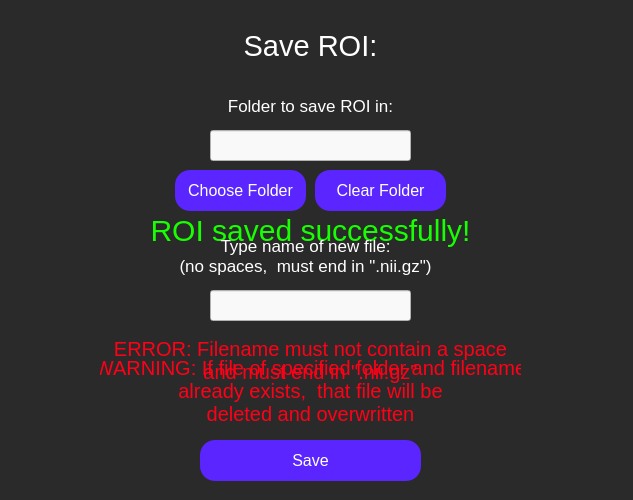
<?xml version="1.0" encoding="UTF-8"?>
<ui version="4.0">
 <class>saveRoi</class>
 <widget class="QWidget" name="saveRoi">
  <property name="geometry">
   <rect>
    <x>0</x>
    <y>0</y>
    <width>633</width>
    <height>500</height>
   </rect>
  </property>
  <property name="windowTitle">
   <string>Save Region Of Interest (ROI)</string>
  </property>
  <property name="styleSheet">
   <string notr="true">QWidget {
	background-color: rgb(42, 42, 42);
}</string>
  </property>
  <widget class="QLabel" name="saveRoiLabel">
   <property name="geometry">
    <rect>
     <x>210</x>
     <y>-20</y>
     <width>201</width>
     <height>131</height>
    </rect>
   </property>
   <property name="styleSheet">
    <string notr="true">QLabel {
	font-size: 29px;
	color: rgb(255, 255, 255);
	background-color: rgba(255, 255, 255, 0);
}</string>
   </property>
   <property name="text">
    <string>Save ROI:</string>
   </property>
   <property name="textFormat">
    <enum>Qt::AutoText</enum>
   </property>
   <property name="scaledContents">
    <bool>false</bool>
   </property>
   <property name="alignment">
    <set>Qt::AlignCenter</set>
   </property>
   <property name="wordWrap">
    <bool>true</bool>
   </property>
  </widget>
  <widget class="QLabel" name="roiFolderPathLabel">
   <property name="geometry">
    <rect>
     <x>210</x>
     <y>80</y>
     <width>201</width>
     <height>51</height>
    </rect>
   </property>
   <property name="styleSheet">
    <string notr="true">QLabel {
	background-color: rgba(255, 255, 255, 0);
	color: white;
	font-size: 17px;
}</string>
   </property>
   <property name="text">
    <string>Folder to save ROI in:</string>
   </property>
   <property name="alignment">
    <set>Qt::AlignCenter</set>
   </property>
   <property name="textInteractionFlags">
    <set>Qt::NoTextInteraction</set>
   </property>
  </widget>
  <widget class="QLineEdit" name="newFolderPathInput">
   <property name="geometry">
    <rect>
     <x>210</x>
     <y>130</y>
     <width>201</width>
     <height>31</height>
    </rect>
   </property>
   <property name="styleSheet">
    <string notr="true">QLineEdit {
	background-color: rgb(249, 249, 249);
	color: black;
}</string>
   </property>
  </widget>
  <widget class="QPushButton" name="chooseFolderButton">
   <property name="geometry">
    <rect>
     <x>175</x>
     <y>170</y>
     <width>131</width>
     <height>41</height>
    </rect>
   </property>
   <property name="styleSheet">
    <string notr="true">QPushButton {
	color: white;
	font-size: 16px;
	background: rgb(90, 37, 255);
	border-radius: 15px;
}</string>
   </property>
   <property name="text">
    <string>Choose Folder</string>
   </property>
  </widget>
  <widget class="QPushButton" name="clearFolderButton">
   <property name="geometry">
    <rect>
     <x>315</x>
     <y>170</y>
     <width>131</width>
     <height>41</height>
    </rect>
   </property>
   <property name="styleSheet">
    <string notr="true">QPushButton {
	color: white;
	font-size: 16px;
	background: rgb(90, 37, 255);
	border-radius: 15px;
}</string>
   </property>
   <property name="text">
    <string>Clear Folder</string>
   </property>
  </widget>
  <widget class="QPushButton" name="saveRoiButton">
   <property name="geometry">
    <rect>
     <x>200</x>
     <y>440</y>
     <width>221</width>
     <height>41</height>
    </rect>
   </property>
   <property name="styleSheet">
    <string notr="true">QPushButton {
	color: white;
	font-size: 16px;
	background: rgb(90, 37, 255);
	border-radius: 15px;
}</string>
   </property>
   <property name="text">
    <string>Save</string>
   </property>
  </widget>
  <widget class="QLabel" name="dataSavedSuccessfullyLabel">
   <property name="geometry">
    <rect>
     <x>100</x>
     <y>190</y>
     <width>421</width>
     <height>81</height>
    </rect>
   </property>
   <property name="styleSheet">
    <string notr="true">QLabel {
	color: rgb(23, 255, 0);
	font-size: 30px;
	background-color: rgba(255, 255, 255, 0);
}</string>
   </property>
   <property name="text">
    <string>ROI saved successfully!</string>
   </property>
   <property name="alignment">
    <set>Qt::AlignCenter</set>
   </property>
  </widget>
  <widget class="QLabel" name="newFileNameLabel">
   <property name="geometry">
    <rect>
     <x>170</x>
     <y>230</y>
     <width>271</width>
     <height>51</height>
    </rect>
   </property>
   <property name="styleSheet">
    <string notr="true">QLabel {
	background-color: rgba(255, 255, 255, 0);
	color: white;
	font-size: 17px;
}</string>
   </property>
   <property name="text">
    <string>Type name of new file:
(no spaces,  must end in &quot;.nii.gz&quot;)</string>
   </property>
   <property name="alignment">
    <set>Qt::AlignCenter</set>
   </property>
   <property name="textInteractionFlags">
    <set>Qt::NoTextInteraction</set>
   </property>
  </widget>
  <widget class="QLineEdit" name="newFileNameInput">
   <property name="geometry">
    <rect>
     <x>210</x>
     <y>290</y>
     <width>201</width>
     <height>31</height>
    </rect>
   </property>
   <property name="styleSheet">
    <string notr="true">QLineEdit {
	background-color: rgb(249, 249, 249);
	color: black;
}</string>
   </property>
   <property name="alignment">
    <set>Qt::AlignCenter</set>
   </property>
  </widget>
  <widget class="QLabel" name="fileNameErrorLabel">
   <property name="geometry">
    <rect>
     <x>100</x>
     <y>320</y>
     <width>421</width>
     <height>81</height>
    </rect>
   </property>
   <property name="styleSheet">
    <string notr="true">QLabel {
	color: rgb(255, 0, 23);
	font-size: 20px;
	background-color: rgba(255, 255, 255, 0);
}</string>
   </property>
   <property name="text">
    <string>ERROR: Filename must not contain a space
and must end in &quot;.nii.gz&quot;</string>
   </property>
   <property name="alignment">
    <set>Qt::AlignCenter</set>
   </property>
  </widget>
  <widget class="QLabel" name="fileNameWarningLabel">
   <property name="geometry">
    <rect>
     <x>100</x>
     <y>350</y>
     <width>421</width>
     <height>81</height>
    </rect>
   </property>
   <property name="styleSheet">
    <string notr="true">QLabel {
	color: rgb(255, 0, 23);
	font-size: 20px;
	background-color: rgba(255, 255, 255, 0);
}</string>
   </property>
   <property name="text">
    <string>WARNING: If file of specified folder and filename
already exists,  that file will be
deleted and overwritten</string>
   </property>
   <property name="alignment">
    <set>Qt::AlignCenter</set>
   </property>
  </widget>
 </widget>
 <resources/>
 <connections/>
</ui>
